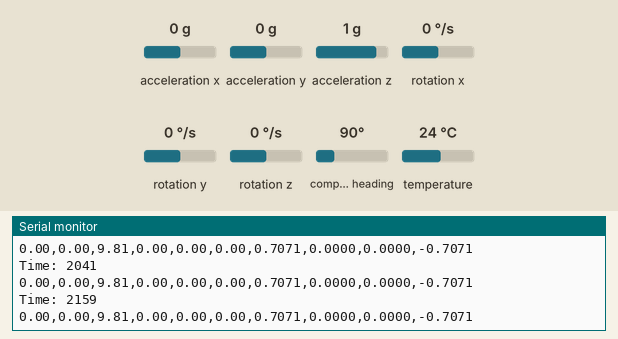
This sketch was run on a simulated Arduino Uno, built with avr-gcc and run on an emulated ATmega328P. Shown: the last lines printed to the serial monitor. The test bench sets the inputs (shaded band); at power-on: acceleration x 0 g, rotation x 0 °/s, rotation y 0 °/s, acceleration y 0 g, rotation z 0 °/s, acceleration z 1 g, compass heading 90°, temperature 24 °C.

Above: at 2.2 s.
2.3 s: acceleration x set to -1.4 g
At 2.4 s:
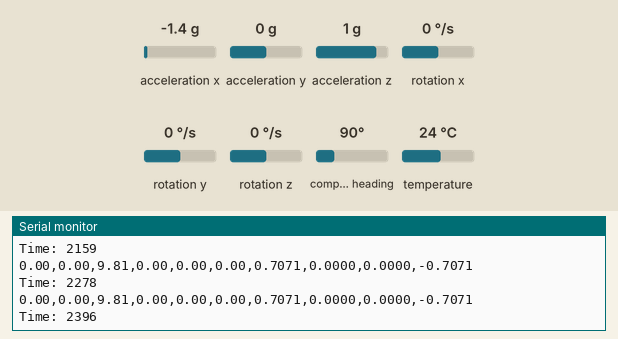
5.3 s: rotation x set to -192 °/s
At 5.36 s:
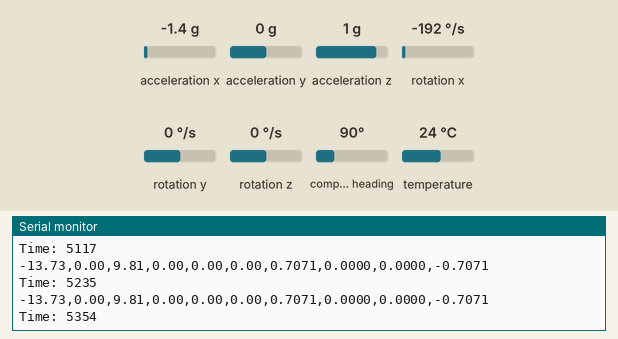
8.3 s: rotation y set to -192 °/s
At 8.49 s:
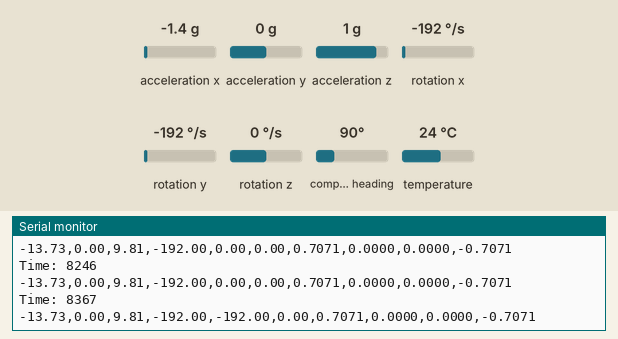
11.3 s: acceleration y set to -1.4 g
At 11.34 s:
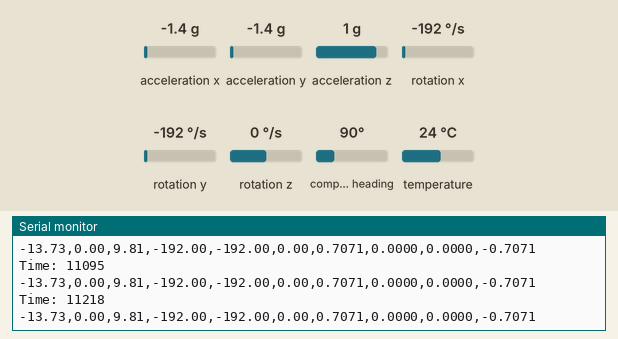
14.3 s: rotation z set to -192 °/s
At 14.38 s:
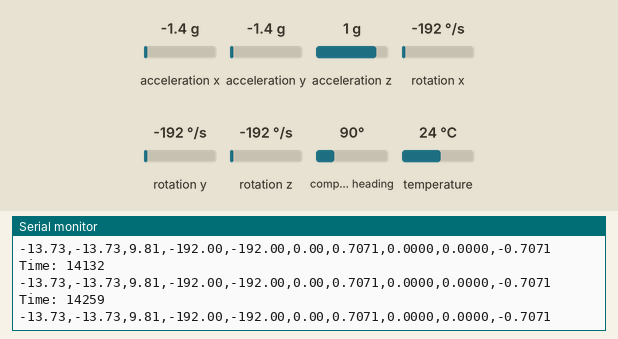
17.3 s: acceleration z set to -1.4 g
At 17.37 s:
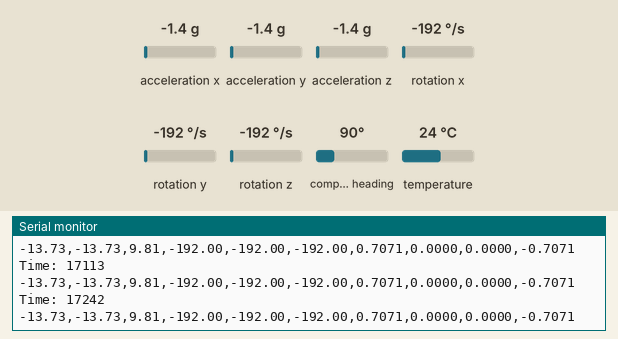
Timing chart, 0 to 20.3 s (numbered marks = the images above; inputs shaded):
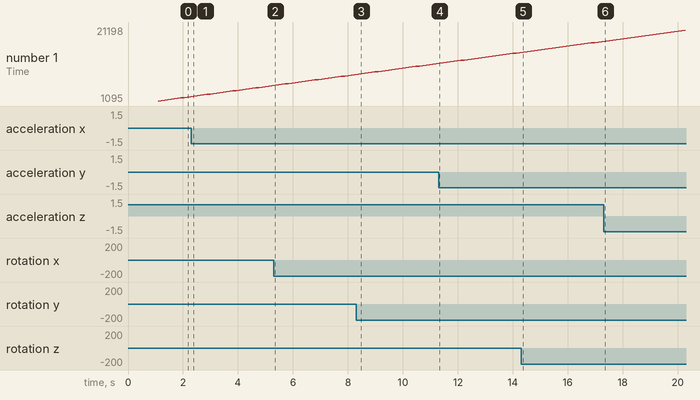

Measured:
- after the input at 8.3 s, the serial monitor: prints a new line after 0.08 s (image 3)
- plotted number 1: 2278 → 5235 after the input at 2.3 s, 5235 → 8246 after the input at 5.3 s, 8246 → 11218 after the input at 8.3 s, 11218 → 14259 after the input at 11.3 s, 14259 → 17242 after the input at 14.3 s

The sketch:

delay_measurement.ino
```cpp
#include <Wire.h>
#include <Adafruit_Sensor.h>
#include <Adafruit_BNO055.h>
#include <utility/imumaths.h>
unsigned long time;

/* This driver reads raw data from the BNO055

   Connections
   ===========
   Connect SCL to analog 5
   Connect SDA to analog 4
   Connect VDD to 3.3V DC
   Connect GROUND to common ground

   History
   =======
   2015/MAR/03  - First release (KTOWN)
*/

/* Set the delay between fresh samples */
#define BNO055_SAMPLERATE_DELAY_MS (100)

Adafruit_BNO055 bno = Adafruit_BNO055();

/**************************************************************************/
/*
    Arduino setup function (automatically called at startup)
*/
/**************************************************************************/
void setup(void)
{
  Serial.begin(9600);
  Serial.println("Orientation Sensor Raw Data Test"); Serial.println("");

  /* Initialise the sensor */
  if(!bno.begin())
  {
    /* There was a problem detecting the BNO055 ... check your connections */
    Serial.print("Ooops, no BNO055 detected ... Check your wiring or I2C ADDR!");
    while(1);
  }

  delay(1000);

  /* Display the current temperature */
  int8_t temp = bno.getTemp();
  Serial.print("Current Temperature: ");
  Serial.print(temp);
  Serial.println(" C");
  Serial.println("");

  bno.setExtCrystalUse(true);

  Serial.println("Calibration status values: 0=uncalibrated, 3=fully calibrated");
  Serial.flush();
}

/**************************************************************************/
/*
    Arduino loop function, called once 'setup' is complete (your own code
    should go here)
*/
/**************************************************************************/
void loop(void)
{
  Serial.print("Time: ");
  time = millis();

  Serial.println(time);
  // Possible vector values can be:
  // - VECTOR_ACCELEROMETER - m/s^2
  // - VECTOR_MAGNETOMETER  - uT
  // - VECTOR_GYROSCOPE     - rad/s
  // - VECTOR_EULER         - degrees
  // - VECTOR_LINEARACCEL   - m/s^2
  // - VECTOR_GRAVITY       - m/s^2

  /* Euler Angle Data */
//  imu::Vector<3> euler = bno.getVector(Adafruit_BNO055::VECTOR_EULER);
//  Serial.print(euler.x());
//  Serial.print(",");
//  Serial.print(euler.y());
//  Serial.print(",");
//  Serial.print(euler.z());
//  Serial.print(",");

/* Acceleration data*/
  imu::Vector<3> accel = bno.getVector(Adafruit_BNO055::VECTOR_ACCELEROMETER );
  Serial.print(accel.x());  //x acceleration
  Serial.print(",");
  Serial.print(accel.y()); //y accel
  Serial.print(",");
  Serial.print(accel.z()); //z accel
  Serial.print(",");

/* Gyroscope data*/
  imu::Vector<3> gyro = bno.getVector(Adafruit_BNO055::VECTOR_GYROSCOPE );
  Serial.print(gyro.x());  //x gyro
  Serial.print(",");
  Serial.print(gyro.y()); //y gyro
  Serial.print(",");
  Serial.print(gyro.z());//z gyro
  Serial.print(",");

/* Quaternion data*/
  imu::Quaternion quat = bno.getQuat();
  Serial.print(quat.w(), 4);
  Serial.print(",");
  Serial.print(quat.y(), 4);
  Serial.print(",");
  Serial.print(quat.x(), 4);
  Serial.print(",");
  Serial.print(quat.z(), 4);

//  Serial.println("\t\t");

  /* Display calibration status for each sensor. */
//  uint8_t system, gyroC, accelC, magC = 0;
//  bno.getCalibration(&system, &gyroC, &accelC, &magC);
//  Serial.print("CALIBRATION: Sys=");
//  Serial.print(system, DEC);
//  Serial.print(" Gyro=");
//  Serial.print(gyroC, DEC);
//  Serial.print(" Accel=");
//  Serial.print(accelC, DEC);
//  Serial.print(" Mag=");
//  Serial.println(magC, DEC);
  delay(10);

  Serial.println("\t\t");
  delay(BNO055_SAMPLERATE_DELAY_MS);
}
```
